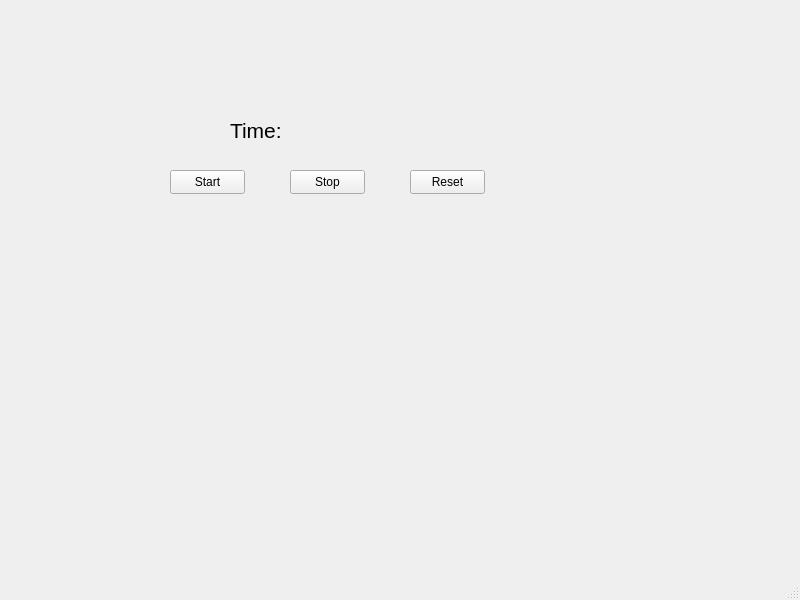
<?xml version="1.0" encoding="UTF-8"?>
<ui version="4.0">
 <class>MainWindow</class>
 <widget class="QMainWindow" name="MainWindow">
  <property name="geometry">
   <rect>
    <x>0</x>
    <y>0</y>
    <width>800</width>
    <height>600</height>
   </rect>
  </property>
  <property name="windowTitle">
   <string>MainWindow</string>
  </property>
  <widget class="QWidget" name="centralwidget">
   <widget class="QPushButton" name="StartBtn">
    <property name="geometry">
     <rect>
      <x>170</x>
      <y>170</y>
      <width>75</width>
      <height>24</height>
     </rect>
    </property>
    <property name="text">
     <string>Start</string>
    </property>
   </widget>
   <widget class="QPushButton" name="StopBtn">
    <property name="geometry">
     <rect>
      <x>290</x>
      <y>170</y>
      <width>75</width>
      <height>24</height>
     </rect>
    </property>
    <property name="text">
     <string>Stop</string>
    </property>
   </widget>
   <widget class="QPushButton" name="ResetBtn">
    <property name="geometry">
     <rect>
      <x>410</x>
      <y>170</y>
      <width>75</width>
      <height>24</height>
     </rect>
    </property>
    <property name="text">
     <string>Reset</string>
    </property>
   </widget>
   <widget class="QLabel" name="label">
    <property name="geometry">
     <rect>
      <x>230</x>
      <y>120</y>
      <width>161</width>
      <height>20</height>
     </rect>
    </property>
    <property name="font">
     <font>
      <pointsize>16</pointsize>
     </font>
    </property>
    <property name="text">
     <string>Time: </string>
    </property>
   </widget>
  </widget>
  <widget class="QMenuBar" name="menubar">
   <property name="geometry">
    <rect>
     <x>0</x>
     <y>0</y>
     <width>800</width>
     <height>22</height>
    </rect>
   </property>
  </widget>
  <widget class="QStatusBar" name="statusbar"/>
 </widget>
 <resources/>
 <connections/>
</ui>
